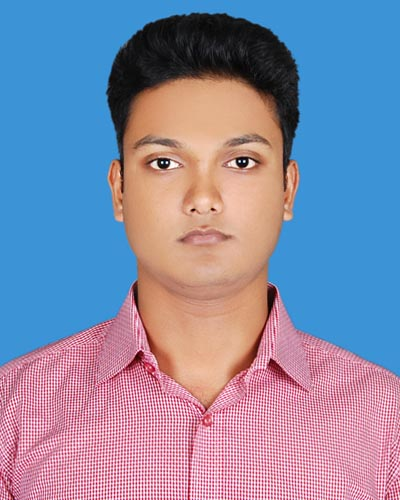
%> input picture Adnan.jpg, 400 x 500 px
$ octave imageADDdiF.m   (GNU Octave 9; MATLAB toolbox functions it lacks are replaced by stand-ins)
%> lines starting %> are read from the running program, lines starting %| are printed output that depends on the picture
a = imread('Adnan.JPG')
%> a is the input picture: size 500x400x3 uint8; mean R, G, B 136.2, 139, 167.5
b = imread('ab.JPG')
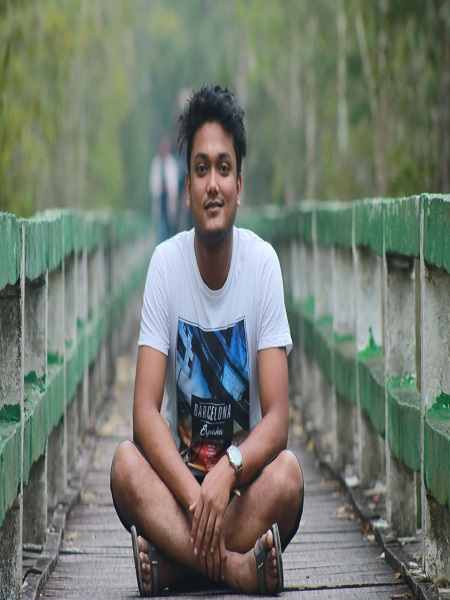
%> input picture ab.JPG, 450 x 600 px
%> b is the input picture: size 600x450x3 uint8; mean R, G, B 114.1, 122, 110.8

c = imresize(b,[size(a,1) size(a,2)])
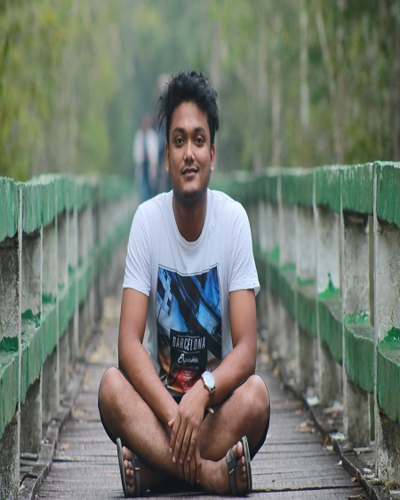
%> c: size 500x400x3 uint8; mean R, G, B 114.1, 122, 110.8

d = imadd(a,c)
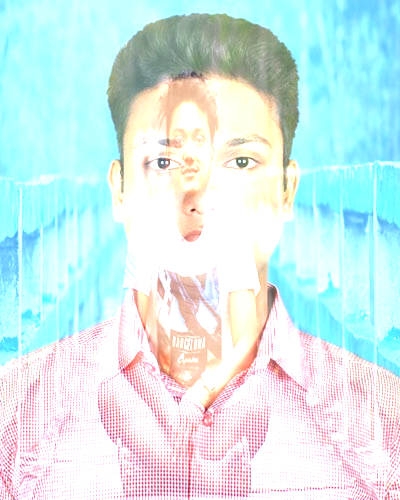
%> d: size 500x400x3 uint8; mean R, G, B 211.6, 235.9, 235.5

imshow(d)
